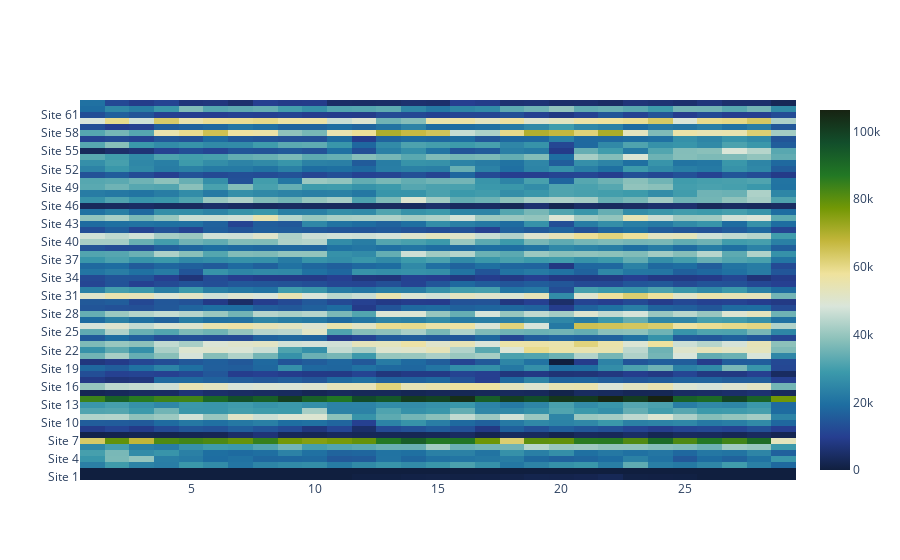

The notebook cell this image was saved under:
### Code cell
import plotly.graph_objects as go

fig = go.Figure(data=go.Heatmap(
                   z=plottable,
                   x=days,
                   y=sites,
                   colorscale='delta'))
fig.show()

### Figure 1 — Plotly figure (JSON) as saved in the notebook; plotly's stock layout.template omitted (floating-point values rounded to 4 significant figures; data arrays with more than 128 entries replaced by an {"elided": "..."} marker saying what was removed)
{"data": [{"colorscale": [[0, "rgb(16, 31, 63)"], [0.09091, "rgb(38, 62, 144)"], [0.1818, "rgb(30, 110, 161)"], [0.2727, "rgb(60, 154, 171)"], [0.3636, "rgb(140, 193, 186)"], [0.4545, "rgb(217, 229, 218)"], [0.5455, "rgb(239, 226, 156)"], [0.6364, "rgb(195, 182, 59)"], [0.7273, "rgb(115, 152, 5)"], [0.8182, "rgb(34, 120, 36)"], [0.9091, "rgb(18, 78, 43)"], [1, "rgb(23, 35, 18)"]], "type": "heatmap", "x": [1, 2, 3, 4, 5, 6, 7, 8, 9, 10, 11, 12, 13, 14, 15, 16, 17, 18, 19, 20, 21, 22, 23, 24, 25, 26, 27, 28, 29], "y": ["Site 1", "Site 2", "Site 3", "Site 4", "Site 5", "Site 6", "Site 7", "Site 8", "Site 9", "Site 10", "Site 11", "Site 12", "Site 13", "Site 14", "Site 15", "Site 16", "Site 17", "Site 18", "Site 19", "Site 20", "Site 21", "Site 22", "Site 23", "Site 24", "Site 25", "Site 26", "Site 27", "Site 28", "Site 29", "Site 30", "Site 31", "Site 32", "Site 33", "Site 34", "Site 35", "Site 36", "Site 37", "Site 38", "Site 39", "Site 40", "Site 41", "Site 42", "Site 43", "Site 44", "Site 45", "Site 46", "Site 47", "Site 48", "Site 49", "Site 50", "Site 51", "Site 52", "Site 53", "Site 54", "Site 55", "Site 56", "Site 57", "Site 58", "Site 59", "Site 60", "Site 61", "Site 62", "Site 63"], "z": {"elided": "63x29 int values"}}], "layout": {}}
